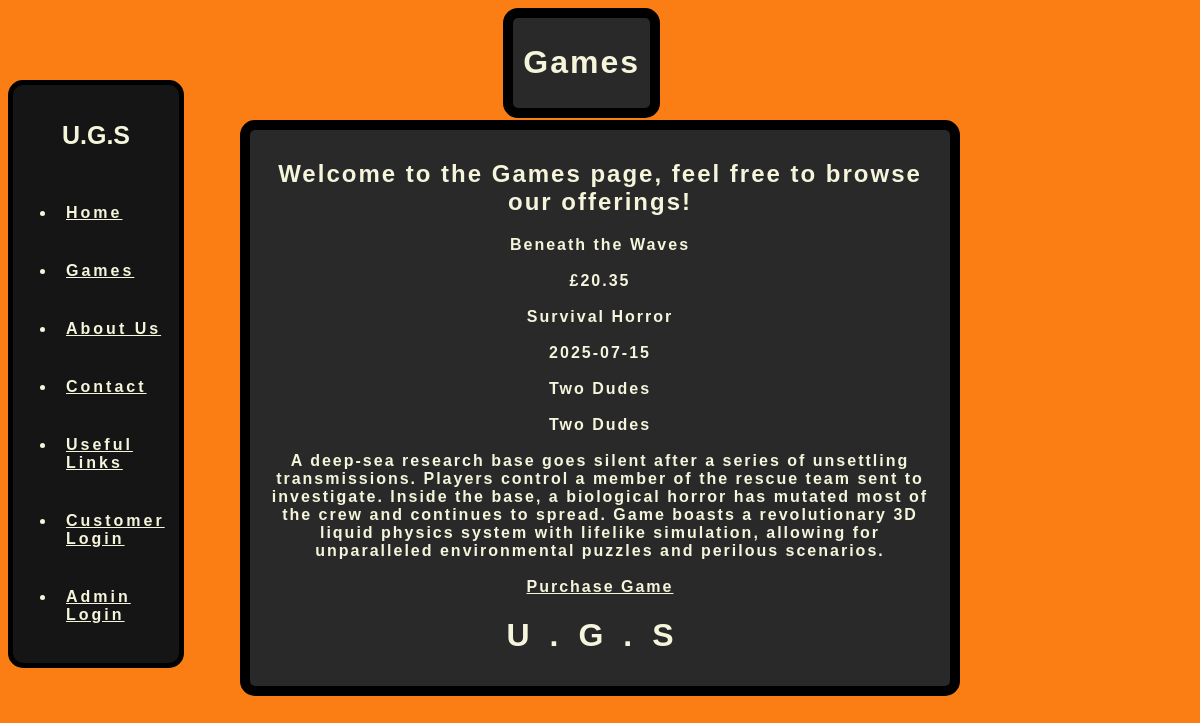
Screenshot of /Pages/product.php?SKU=3 with the database file from the repository.
### tables this page shows
CREATE TABLE game 
(
	game_id INT AUTO_INCREMENT PRIMARY KEY,
    title VARCHAR(200) NOT NULL,
	cost DOUBLE (6, 2) NOT NULL,
    genre VARCHAR(100),
    release_date DATE,
    developer VARCHAR(200),
    publisher VARCHAR(200),
	description VARCHAR(1000) NOT NULL
);

### Pages/product.php (the view, shortened to what this page needs)
<?php
	include_once 'connection.php';
?>
<HTML>
	<HEAD>
		<LINK href="products.css" rel="stylesheet" type="text/css">
	</HEAD>
	<BODY>
		<div id="game_headbar">
			<h1>Games</h1>
		</div>
		<div id="game_body">
			<h2>Welcome to the Games page, feel free to browse our offerings!</h2>
			<?php
				if ([$_GET['SKU']]) {
					$id = $_GET['SKU'];
					$sql = "SELECT * FROM game WHERE game_id = $id;";
					$result = mysqli_query($conn, $sql);
					$resultCheck = mysqli_num_rows($result);
					if ($resultCheck > 0) {
						while ($row = mysqli_fetch_assoc($result)) {
							echo "<p class='gamedata'>".$row['title'] ."</br></br>"."£".$row['cost']."</br></br>".$row['genre']."</br></br>".$row['release_date']."</br></br>".$row['developer']."</br></br>".$row['publisher']."</br></br>".$row['description']."</br></br>"."<a href='order.php?SKU=($id)' id='purchase_btn'>Purchase Game</a>"."</p>";
						}
					}
				}
			?>
			<div id="game_footbar">
				<h1 id="foot">U.G.S</h1>
			</div>
		</div>
		<nav>
			<div class="logo">
				<h4>U.G.S<h4>
			</div>
			<ul>
				<li class="nav_li">
					<a href="http://localhost:8080/bh16gl_assignment_2/view/home.php" class="navpoint">Home</a>
				</li>
				<li class="nav_li">
					<a href="http://localhost:8080/bh16gl_assignment_2/view/products.php" class="navpoint">Games</a>
				</li>
				<li class="nav_li">
					<a href="http://localhost:8080/bh16gl_assignment_2/view/about.php" class="navpoint">About Us</a>
				</li>
				<li class="nav_li">
					<a href="http://localhost:8080/bh16gl_assignment_2/view/contact.php" class="navpoint">Contact</a>
				</li>
				<li class="nav_li">
					<a href="http://localhost:8080/bh16gl_assignment_2/view/links.php" class="navpoint">Useful Links</a>
				</li>
				<li class="nav_li">
					<a href="http://localhost:8080/bh16gl_assignment_2/view/cust_log_in.php" class="navpoint">Customer Login</a>
				</li>
				<li class="nav_li">
					<a href="http://localhost:8080/bh16gl_assignment_2/view/staff_log_in.php" class="navpoint">Admin Login</a>
				</li>
			</ul>
		</nav>
	</BODY>
</HTML>

### Pages/products.css (style rules this page uses)
body { background: #fb7e14; }
#game_headbar { background: #292929; color: beige; font-family: "arial"; text-align: center; font-weight: bold; position: absolute; border: solid 10px; border-color: black; top: 1%; right: 45%; padding: 5px 10px; letter-spacing: 2px; border-radius: 15px; }
#game_body { display: block; background: #292929; color: beige; font-family: "arial"; text-align: center; font-weight: bold; position: absolute; border: solid 10px; border-color: black; top: 15%; left: 20%; right: 20%; padding: 10px 10px; letter-spacing: 2px; border-radius: 15px; }
#purchase_btn { color: beige; }
#game_footbar { position: relative; bottom: -5%; letter-spacing: 20px; font-weight: bold; }
nav { position: fixed; top: 10%; font-family: "arial"; justify-content: left; align-items: center; min-height: 8vh; max-width: 20vh; background-color: #151515; color: beige; border: solid 5px black; padding: 3px 3px; border-radius: 15px; }
.nav_li { padding: 20px 10px; transition-duration: 500ms; }
.logo { font-size: 25px; text-align: center; font-weight: bolder; }
.navpoint { color: beige; font-weight: bold; letter-spacing: 3px; transition-duration: 500ms; }

### rows the page displays
game: title "Beneath the Waves", cost "20.35", genre "Survival Horror", release_date "2025-07-15", developer "Two Dudes", publisher "Two Dudes", description "A deep-sea research base goes silent after a series of unsettling transmissions. Players control a member of the rescue team sent to investigate. Inside the base, a biological horror has mutated most of the crew and continues to spread. Game boasts a revolutionary 3D liquid physics system with lifelike simulation, allowing for unparalleled environmental puzzles and perilous scenarios."
